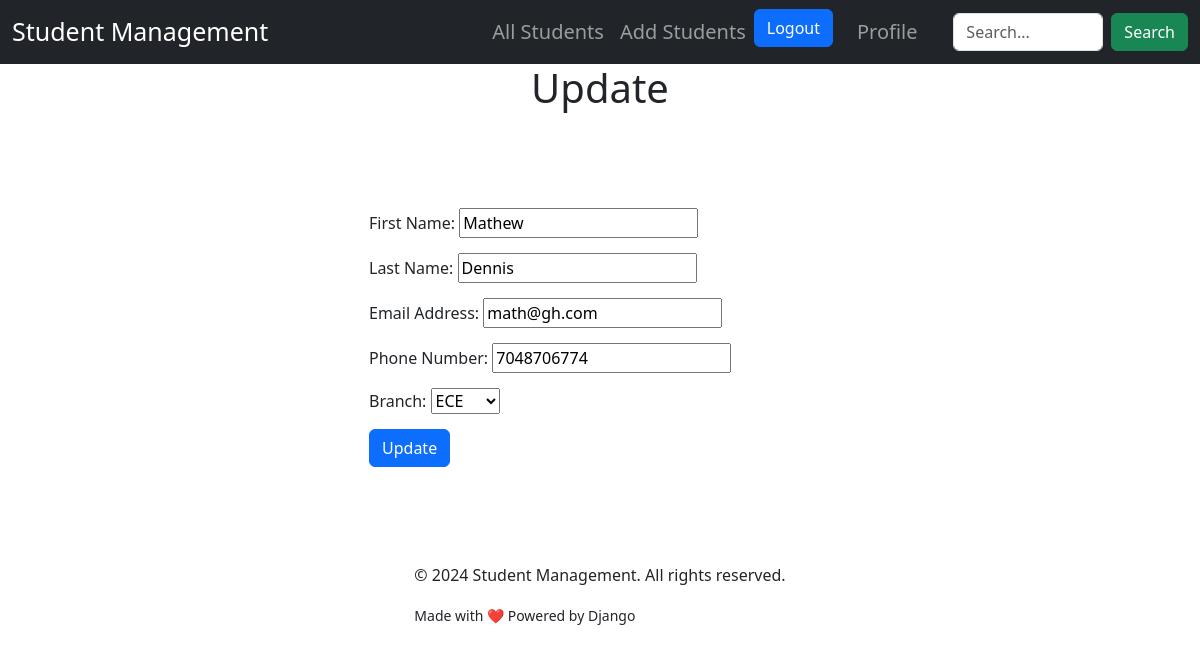
The page /update/6/ (signed in) on the database its author committed.
### student_manage/models.py (models this page shows, shortened)
class Student(models.Model):
    first_name = models.CharField(max_length=30)
    last_name = models.CharField(max_length=30)
    email = models.EmailField(blank=True)
    phone = models.PositiveIntegerField(blank=True)
    branch = models.CharField(max_length=30, choices=CHOICES)

### student_manage/views.py (the view)
# urls.py: path("update/<int:id>/", views.update, name="update"),
@login_required
def update(request, id):
    student = get_object_or_404(
        Student, pk=id
    )  # This will raise a 404 if the student does not exist
    if request.method == "POST":
        form = StudentForm(request.POST, instance=student)
        if form.is_valid():
            form.save()
            messages.success(request, "Student updated successfully!")
            return redirect("/")
        else:
            messages.error(request, "There was an error updating the student.")
    else:
        form = StudentForm(instance=student)
    return render(request, "update.html", {"form": form})

### student_manage/forms.py
class StudentForm(ModelForm):
    class Meta:
        model = Student
        fields = "__all__"
        labels = {
            "first_name": "First Name",
            "last_name": "Last Name",
            "email": "Email Address",
            "phone": "Phone Number",
            "branch": "Branch",
        }

### student_manage/templates/update.html (shortened to what this page needs)
{% extends 'base.html' %}
{% block content %}
<h1 class="text-center">Update</h1>
<div class="col-6 offset-3 mt-3  mt-5 p-5 ">
    <form action="" method="POST">
    {% for field in form %}
        <div class="fieldWrapper" style="margin-bottom: 15px;">
            {{ field.label_tag }} {{ field }}
        </div>
    {% endfor %}
    <button type="submit" class="btn btn-primary">Update</button>
</form>
</div>
{% endblock %}

### rows shown on the page
Student: form "Mathew" "Dennis" "math@gh.com" "7048706774" "ECE"

### other values the page prints
{{ field.label_tag }} "First Name:" "Last Name:" "Email Address:" "Phone Number:" "Branch:"
